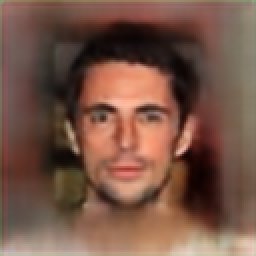
%> input picture test_images/000001.png, 128 x 128 px (shown 2 times larger)
$ octave Untitled.m   (GNU Octave 9; MATLAB toolbox functions it lacks are replaced by stand-ins)
%> lines starting %> are read from the running program, lines starting %| are printed output that depends on the picture
a = imread('../test_images/000001.png');
%> a is the input picture: size 128x128x3 uint8; mean R, G, B 119.2, 85.2, 70.6
a = imresize(a,0.2);
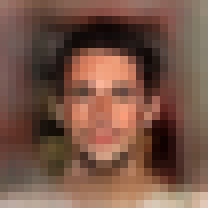
%> a: size 26x26x3 uint8 (shown 8 times larger); mean R, G, B 119.2, 85.1, 70.5
scatterColor = reshape(a, size(a, 1)*size(a,2), size(a,3));
%> scatterColor = 676 rows, first 12: [153 119 106; 147 108 101; 135 100 95; 128 96 91; 122 93 89; 118 91 88; 119 90 87; 123 91 88; 122 91 89; 123 93 89; 122 92 87; 119 88 84]
scatterColor = double(scatterColor)/255;
%> scatterColor = 676 rows, first 12: [0.6 0.467 0.416; 0.576 0.424 0.396; 0.529 0.392 0.373; 0.502 0.376 0.357; 0.478 0.365 0.349; 0.463 0.357 0.345; 0.467 0.353 0.341; 0.482 0.357 0.345; 0.478 0.357 0.349; 0.482 0.365 0.349; 0.478 0.361 0.341; 0.467 0.345 0.329]
a = rgb2lab(a);
%> a: size 26x26x3 double; mean of channels 1, 2, 3 38.8, 12.1, 14
vec = reshape(a, size(a, 1)*size(a,2), size(a,3));
%> vec = 676 rows, first 12: [52.96 11.32 12.24; 49.34 14.5 10.01; 45.76 13.36 8.35; 43.82 12.22 7.9; 42.29 11.19 6.86; 41.28 10.55 5.97; 41.09 11.42 6.34; 41.84 12.65 6.86; 41.75 12.39 6.1; 42.4 11.61 7.04; 41.97 11.48 7.63; 40.48 12.16 7.31]
%%
scatter3(vec(:,1), vec(:,2), vec(:, 3), [], scatterColor, 'filled', 'MarkerEdgeColor','k');
% xlim([0,1]);
% ylim([0,1]);
% zlim([0,1]);

%%
AIC = zeros(1,4);
GMModels = cell(1,4);
options = statset('MaxIter',500);
for k = 1:4
%> (the run ends here)

$ run again, with test_images/12003.jpg saved as test_images/000001.png
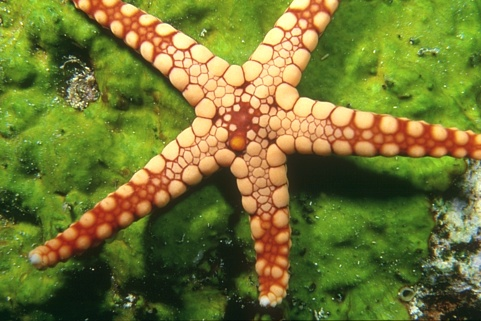
%> input picture test_images/12003.jpg, 481 x 321 px
%> a is the input picture: size 321x481x3 uint8; mean R, G, B 114.1, 118.7, 50.3
%> `a = imresize(a,0.2);`:
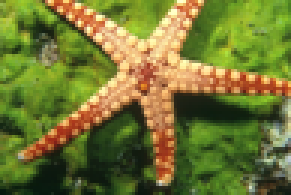
%> a: size 65x97x3 uint8 (shown 3 times larger); mean R, G, B 114.1, 118.7, 50.3

$ run again, with test_images/253027.jpg saved as test_images/000001.png
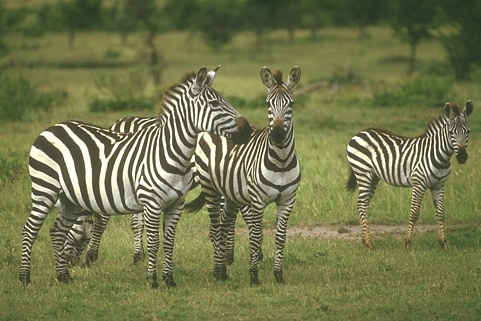
%> input picture test_images/253027.jpg, 481 x 321 px
%> a is the input picture: size 321x481x3 uint8; mean R, G, B 114.6, 118.6, 77
%> `a = imresize(a,0.2);`:
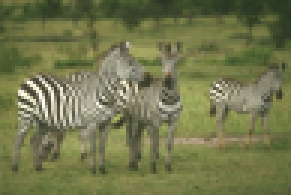
%> a: size 65x97x3 uint8 (shown 3 times larger); mean R, G, B 114.6, 118.6, 77

$ run again, with test_images/34005115000614.jpg saved as test_images/000001.png
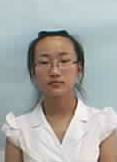
%> input picture test_images/34005115000614.jpg, 117 x 162 px
%> a is the input picture: size 162x117x3 uint8; mean R, G, B 170.6, 170.7, 167.3
%> `a = imresize(a,0.2);`:
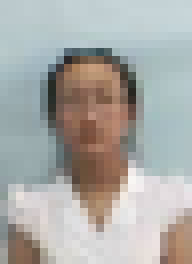
%> a: size 33x24x3 uint8 (shown 8 times larger); mean R, G, B 170.6, 170.7, 167.3
%> `scatterColor = reshape(a, size(a, 1)*size(a,2), size(a,3));`: scatterColor = 792 rows, first 12: [187 201 204; 186 200 203; 187 201 204; 183 200 202; 181 199 201; 182 200 202; 184 201 202; 179 197 198; 172 192 197; 165 187 192; 162 181 185; 159 178 182]
%> `scatterColor = double(scatterColor)/255;`: scatterColor = 792 rows, first 12: [0.733 0.788 0.8; 0.729 0.784 0.796; 0.733 0.788 0.8; 0.718 0.784 0.792; 0.71 0.78 0.788; 0.714 0.784 0.792; 0.722 0.788 0.792; 0.702 0.773 0.776; 0.675 0.753 0.773; 0.647 0.733 0.753; 0.635 0.71 0.725; 0.624 0.698 0.714]
%> vec = 792 rows, first 12: [80.01 -4.17 -3.13; 79.65 -4.17 -3.13; 80.01 -4.17 -3.13; 79.41 -5.37 -2.97; 78.98 -5.7 -3.08; 79.34 -5.7 -3.08; 79.74 -5.56 -2.47; 78.22 -5.91 -2.59; 76.38 -5.78 -4.82; 74.41 -6.46 -5.06; 72.38 -5.71 -4.25; 71.27 -5.72 -4.26]
